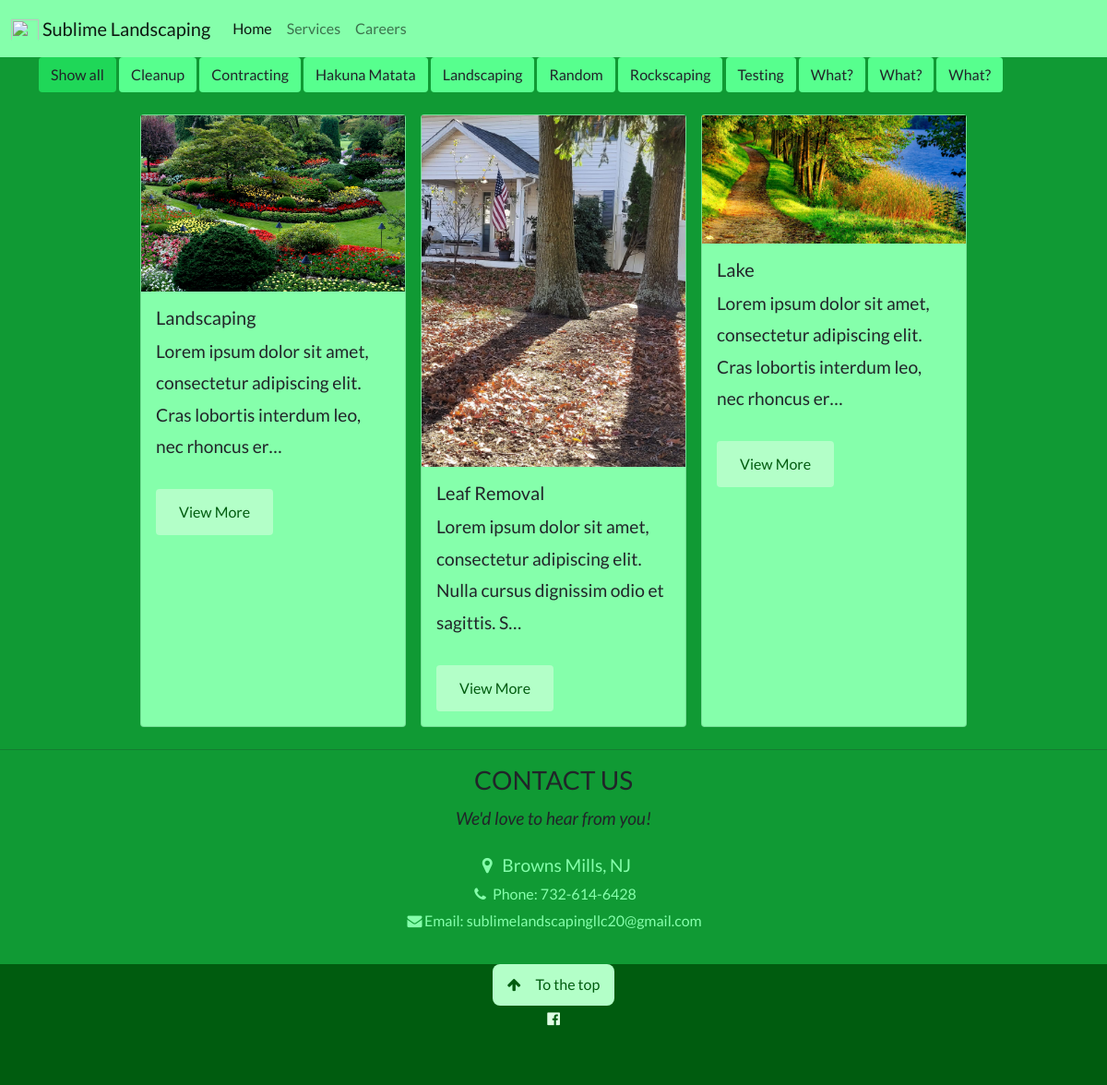
Page /services/ on the committed database.
### services/models.py (models this page shows, shortened)
class Category(models.Model):
    name = models.CharField(max_length=100, null=False, blank=False)
    created = models.DateTimeField(auto_now_add=True)
    id = models.UUIDField(default=uuid.uuid4, unique=True, primary_key=True, editable=False)
    def __str__(self):
        return self.name
    class Meta:
        ordering = ['name']

class Service(models.Model):
    class Priority(models.IntegerChoices):
        FIRST = 1
        SECOND = 2
        THIRD = 3
        FORTH = 4
        FIFTH = 5
    SERVICE_TYPE = (
        ('featured', 'Featured'),
        ('other', 'Other'),
        ('none', 'None'),
        )
    name = models.CharField(max_length=100, null=False, blank=False, unique=True)
    slug = models.SlugField(max_length=300, blank=True)
    image = models.ImageField(null=True, blank=True)
    description = models.TextField(null=False, blank=False)
    featured = models.CharField(max_length=9, null=False, blank=False, choices=SERVICE_TYPE, default='none')
    priority = models.IntegerField(choices=Priority.choices, blank=True, null=True)
    categories = models.ManyToManyField(Category, blank=True)
    created = models.DateTimeField(auto_now_add=True)
    id = models.UUIDField(default=uuid.uuid4, unique=True, primary_key=True, editable=False)
    class Meta:
        ordering = ['priority', '-created']

### services/views.py (the view)
# urls.py: path('services/', views.services, name='services'),
def services(request):
    services = Service.objects.all()
    categories = Category.objects.all()
    context ={'services':services, 'categories':categories}
    return render(request, "services/services.html", context)

### services/templates/services/services.html (shortened to what this page needs)
{% extends 'main.html' %}
{% block content %}
<div id="myBtnContainer" class="container pb-3">
    <button class="btn active bg-green-700" onclick="filterSelection('all')"> Show all</button>
    {% for category in categories.all %}
    <button class="btn bg-green-400" onclick="filterSelection('{{ category }}')"> {{ category }}</button>
    {% empty %}
    <p>No Categories Found</p>
    {% endfor %}
  </div>
<div class="container d-flex flex-wrap justify-content-center ">
{% for service in services %}
    <div class="filterDiv card bg-green-300 rounded{{service.categories.all}}" style="max-width: 18rem; margin: 8px;">
        {% if service.image %}
            <img class="img-fluid" src="{{service.image.url}}" class="card-img-top" alt="">
        {% endif %}
        <div class="card-body">
            <h5 class="card-title">{{service.name}}</h5>
            <p class="card-text">{{service.description|truncatechars:100}}</p>
            <a class="padding-large btn bg-green-200 text-green-900" style="margin-top:12px" href="{% url "view-service" service.slug %}?next=/services" title="">View More</a>
        </div>
    </div>
{% endfor %}
</div>
{% endblock content %}

### static/styles/modules/main.css (style rules this page uses)
body,h1,h2,h3,h4,h5,h6 { font-family: "Lato", sans-serif; }
body, html { height: 100%; width: 100%; line-height: 1.8; margin: 0; }

### static/styles/modules/green.css (style rules this page uses)
.bg-green-800 { background-color: #109a34 !important; }
.bg-green-700 { background-color: #1fd758 !important; }
.bg-green-400 { background-color: #57ff8e !important; }
.bg-green-300 { background-color: #85ffab !important; }
.bg-green-200 { background-color: #b3ffc8 !important; }
.text-green-900 { color: #005c0f; }
:any-link { text-decoration: none; }

### static/styles/modules/cards.css (style rules this page uses)
:root { --background-dark: #2d3548; --text-light: rgba(255,255,255,0.6); --text-lighter: rgba(255,255,255,0.9); --spacing-s: 8px; --spacing-m: 16px; --spacing-l: 24px; --spacing-xl: 32px; --spacing-xxl: 64px; --width-container: 1200px; }

### static/styles/modules/positioning.css (style rules this page uses)
.padding-large { padding: 12px 24px !important; }

### static/styles/modules/text.css (style rules this page uses)
p { font-size: 1.2rem; }

### services/templates/services/services.html (style rules this page uses)
.filterDiv { display: none; }
.show { display: block; }

### rows in the picture
Category: name "Cleanup"
Category: name "Contracting"
Category: name "Hakuna Matata"
Category: name "Landscaping"
Category: name "Random"
Category: name "Rockscaping"
Category: name "Testing"
Category: name "What?"
Category: name "What?"
Category: name "What?"
Service: image (picture), name "Landscaping", description "Lorem ipsum dolor sit amet, consectetur adipiscing elit. Cras lobortis interdum leo, nec rhoncus er…"
Service: image (picture), name "Leaf Removal", description "Lorem ipsum dolor sit amet, consectetur adipiscing elit. Nulla cursus dignissim odio et sagittis. S…"
Service: image (picture), name "Lake", description "Lorem ipsum dolor sit amet, consectetur adipiscing elit. Cras lobortis interdum leo, nec rhoncus er…"
